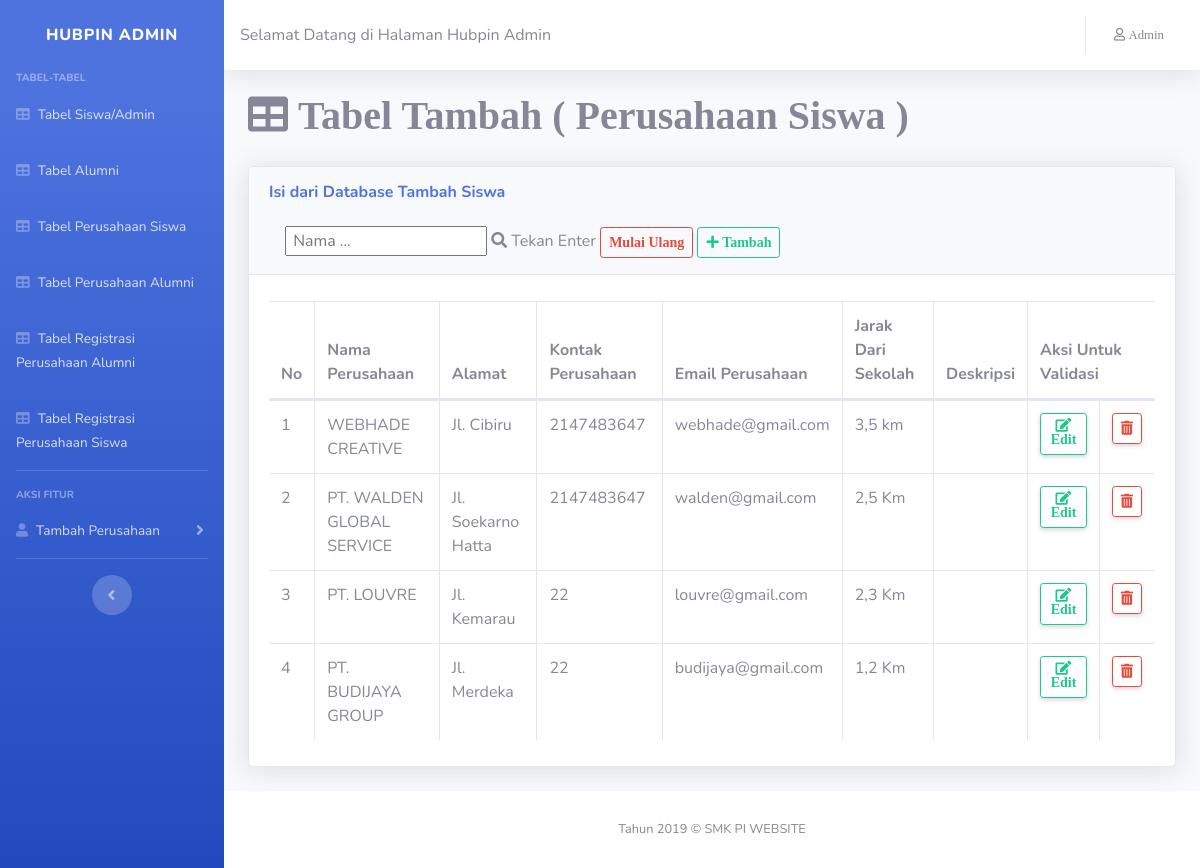
The app's page /admin/index3.php with its own data.
### tables this page shows
CREATE TABLE `tambah_siswa` (
  `id` int(11) NOT NULL,
  `nama` varchar(255) NOT NULL,
  `alamat` varchar(255) NOT NULL,
  `notelp` int(255) NOT NULL,
  `email` varchar(255) NOT NULL,
  `jarak` varchar(255) NOT NULL,
  `deskripsi` text NOT NULL
);

### admin/index3.php (the view, shortened to what this page needs)
<!DOCTYPE html>
<html lang="en">
<?php
include "../koneksi.php";
?>
<head>
  <link href="vendor/fontawesome-free/css/all.min.css" rel="stylesheet" type="text/css">
  <link href="css/sb-admin-2.min.css" rel="stylesheet">
  <link href="vendor/datatables/dataTables.bootstrap4.min.css" rel="stylesheet">
</head>
<body id="page-top">
  <div id="wrapper">
    <ul class="navbar-nav bg-gradient-primary sidebar sidebar-dark accordion" id="accordionSidebar">
      <a class="sidebar-brand d-flex align-items-center justify-content-center" href="index.html">
        <div class="sidebar-brand-text mx-3">Hubpin Admin <sup></sup></div>
      </a>
	    <div class="sidebar-heading">
		Tabel-Tabel
      </div>
      <li class="nav-item">
        <a class="nav-link" href="index1.php">
          <i class="fa fa-table"></i>
          <span>Tabel Siswa/Admin</span></a>
      </li>
      <li class="nav-item">
        <a class="nav-link" href="index2.php">
          <i class="fa fa-table"></i>
          <span>Tabel Alumni</span></a>
      </li>
      <li class="nav-item">
        <a class="nav-link" href="index3.php">
          <i class="fa fa-table"></i>
          <span>Tabel Perusahaan Siswa</span></a>
      </li>
      <li class="nav-item">
        <a class="nav-link" href="index4.php">
          <i class="fa fa-table"></i>
          <span>Tabel Perusahaan Alumni</span></a>
      </li>
      <li class="nav-item">
        <a class="nav-link" href="index5.php">
          <i class="fa fa-table"></i>
          <span>Tabel Registrasi Perusahaan Alumni</span></a>
      </li>
      <li class="nav-item">
        <a class="nav-link" href="index6.php">
          <i class="fa fa-table"></i>
          <span>Tabel Registrasi Perusahaan Siswa</span></a>
      </li>
      <hr class="sidebar-divider">
      <div class="sidebar-heading">
        Aksi Fitur
      </div>
      <li class="nav-item">
        <a class="nav-link collapsed" href="#" data-toggle="collapse" data-target="#collapsePages" aria-expanded="true" aria-controls="collapsePages">
          <i class="fa fa-user"></i>
          <span>Tambah Perusahaan</span>
        </a>
      </li>
      <hr class="sidebar-divider d-none d-md-block">
      <div class="text-center d-none d-md-inline">
        <button class="rounded-circle border-0" id="sidebarToggle"></button>
      </div>
    </ul>
    <div id="content-wrapper" class="d-flex flex-column">
      <div id="content">
        <nav class="navbar navbar-expand navbar-light bg-white topbar mb-4 static-top shadow">
  <span style="center">Selamat Datang di Halaman Hubpin Admin</span>
          <ul class="navbar-nav ml-auto">
            <li class="nav-item dropdown no-arrow mx-1">
              <a class="nav-link dropdown-toggle" href="#" id="alertsDropdown" role="button" data-toggle="dropdown" aria-haspopup="true" aria-expanded="false">
              </a>
            </li>
            <li class="nav-item dropdown no-arrow mx-1">
              <a class="nav-link dropdown-toggle" href="#" id="messagesDropdown" role="button" data-toggle="dropdown" aria-haspopup="true" aria-expanded="false">
              </a>
            </li>
            <li class="nav-item dropdown no-arrow">
              <a class="nav-link dropdown-toggle" href="#" id="userDropdown" role="button" data-toggle="dropdown" aria-haspopup="true" aria-expanded="false">
                <span class="mr-2 d-none d-lg-inline text-gray-600 small fa fa-user"> 	Admin</span>
              </a>
            </li>
          </ul>
        </nav>
        <div class="container-fluid">
<h1 class="fa fa-table"> Tabel Tambah ( Perusahaan Siswa )</h1>
<div class="card shadow mb-4">
  <div class="card-header py-3">
    <h6 class="m-0 font-weight-bold text-primary">Isi dari Database Tambah Siswa</h6><br>
    <form action="index3.php" class="d-none d-sm-inline-block form-inline mr-auto ml-md-3 my-2 my-md-0 mw-100 navbar-search">
          <input type="text"  id="cari4" name="cari4" placeholder=" Nama ...">
          <i class="fa fa-search"></i> <a>Tekan Enter</a>
                    <a class="btn btn-outline-danger btn-sm" href="index3.php"><i class="fa fa-circle-o"> Mulai Ulang</i></a>
          <a class="btn btn-outline-success btn-sm" href="tambah_list_siswa/tambah_list_siswa.php"><i class="fa fa-plus"> Tambah</i></a>
    </form><br>
  </div>
  <div class="card-body">
    <div class="table-responsive">
      <table class="table table-bordered" id="dataTable" width="100%" cellspacing="0">
        <thead>
          <tr>
  <th>No</th>
            <th>Nama Perusahaan</th>
            <th>Alamat</th>
            <th>Kontak Perusahaan</th>
            <th>Email Perusahaan</th>
            <th>Jarak Dari Sekolah  </th>
            <th>Deskripsi  </th>
            <th colspan="2">Aksi Untuk Validasi</th>
          </tr>
        </thead>
        <tbody>
        <?php
            if(isset($_GET['cari4'])){
              $cari = $_GET['cari4'];
              $sql = "select * from tambah_siswa where nama like '%".$cari4."%'";
              $query= mysqli_query($db_conn,$sql);
            }else{
              $sql="select * from tambah_siswa";
               $query= mysqli_query($db_conn,$sql);
            }
            $i=0;
            while($data = mysqli_fetch_array($query)){
              $i++;
              echo"
                  <tr>
                    <td>$i</td>
                    <td>$data[nama]</td>
                    <td>$data[alamat]</td>
                    <td>$data[notelp]</td>
                    <td>$data[email]</td>
                    <td>$data[jarak]</td>
                    <td>$data[deskripsi]</td>
                    <td>
                    <a class='d-none d-sm-inline-block btn btn-sm btn-outline-success shadow-sm' href='tambah_list_siswa/edit_list_siswa.php?id=$data[id]'><i class='fa fa-edit'> Edit</i></a>
                    </td>
                    <td>
                    <a class='d-none d-sm-inline-block btn btn-sm btn-outline-danger shadow-sm' href='hapus_tambah_siswa.php?id=$data[id]'><i class='fa fa-trash-alt'></i></a>
                    </td>
                  </tr>
                    ";
            }
            ?>
        </tbody>
      </table>
    </div>
  </div>
</div>
</div>
</div>
      <footer class="sticky-footer bg-white">
        <div class="container my-auto">
          <div class="copyright text-center my-auto">
            <span>Tahun 2019 &copy; SMK PI WEBSITE</span>
          </div>
        </div>
      </footer>
    </div>
  </div>
</body>
</html>

### records on screen
tambah_siswa: nama "WEBHADE CREATIVE", alamat "Jl. Cibiru", notelp "2147483647", email "webhade@gmail.com", jarak "3,5 km"
tambah_siswa: nama "PT. WALDEN GLOBAL SERVICE", alamat "Jl. Soekarno Hatta", notelp "2147483647", email "walden@gmail.com", jarak "2,5 Km"
tambah_siswa: nama "PT. LOUVRE", alamat "Jl. Kemarau", notelp "22", email "louvre@gmail.com", jarak "2,3 Km"
tambah_siswa: nama "PT. BUDIJAYA GROUP", alamat "Jl. Merdeka", notelp "22", email "budijaya@gmail.com", jarak "1,2 Km"
